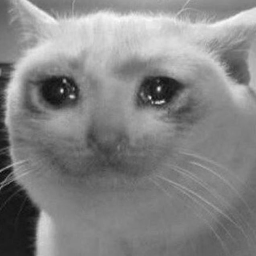
#> input picture 2021S - Digital Image Processing/hw4/hw4_sample_images/sample1.png, 256 x 256 px
$ python p1_halftoning.py
#> lines starting #> are read from the running program, lines starting #| are printed output that depends on the picture
import cv2
import numpy as np

#####################
##### Dithering #####
#####################
def gaussianNoise(img):
    rows = len(img)
    cols = len(img[0])
    mean = 0
    var = 5
    sigma = var ** 0.5
    gauss = np.random.normal(mean, sigma, [rows, cols])
    result = img + gauss
    # cv2.imwrite("noise_tmp.png", result)
    return result


def dithering(img, dither_matrix):
    rows = len(img)
    cols = len(img[0])
    nois_img = gaussianNoise(img)

    n = len(dither_matrix)
    threshold_matrix = 255*(dither_matrix+0.5)/(n**2)


    result = np.zeros((rows, cols))
    for i in range(rows):
        for j in range(cols):
            if(nois_img[i, j] > threshold_matrix[i%n, j%n]):
                result[i, j] = 255
    return result

def create_dither_matrix(n):
    if(n == 2):
        return np.array([[1, 2], [3, 0]])
    else:
        m = 4* create_dither_matrix(n/2)
        return np.concatenate( (np.concatenate((m + 1, m + 2), axis = 1), np.concatenate((m + 3, m), axis = 1)), axis = 0)

###########################
##### Error Diffusion #####
###########################
def error_diffusion(img, rules = 1):

    def diffuse_1(i, j):
        F[i+1, j] += E[i, j]*(7/16)
        F[i, j+1] += E[i, j]*(5/16)
        F[i+1, j+1] += E[i, j]*(1/16)
        if (i-1) >= 0 :
            F[i-1, j-1] += E[i, j]*(3/16)

    def diffuse_2(i, j):
        F[i, j+1] += E[i, j]*(7/48)
        F[i, j+2] += E[i, j]*(5/48)
        F[i+1, j] += E[i, j]*(7/48)
        F[i+2, j] += E[i, j]*(5/48)
        F[i+1, j+1] += E[i, j]*(5/48)
        F[i+2, j+1] += E[i, j]*(3/48)
        F[i+1, j+2] += E[i, j]*(3/48)
        F[i+2, j+2] += E[i, j]*(1/48)

        if (i-1) >= 0:
            F[i-1, j+1] += E[i, j]*(5/48)
            F[i-1, j+2] += E[i, j]*(3/48)
        if (i-2) >= 0:
            F[i-2, j+1] += E[i, j]*(3/48)
            F[i-2, j+2] += E[i, j]*(1/48)


    rows = len(img)
    cols = len(img[0])
    F = img / 255
    F = np.append(F, np.zeros((rows, 2)), axis = 1)
    F = np.append(F, np.zeros((2, cols + 2)), axis = 0)

    G = np.zeros((rows, cols))
    E = np.zeros((rows, cols))

    for i in range(rows):
        for j in range(cols):
            if(F[i, j] > 0.5):
                G[i, j] = 1
            E[i, j] = F[i, j] - G[i, j]
            if rules == 1:
                diffuse_1(i, j)
            else:
                diffuse_2(i, j)
    return G*255


img = cv2.imread("hw4_sample_images/sample1.png", 0)
#> img is the input picture: shape (256, 256); min 8, max 250, mean 132.5
output = dithering(img, create_dither_matrix(2))
#> in dithering, `rows = len(img)`: rows = 256
#> in gaussianNoise, `gauss = np.random.normal(mean, sigma, [rows, cols])`:
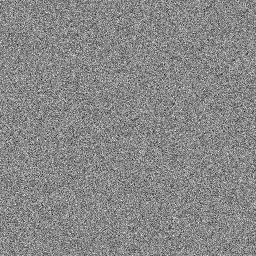
#> gauss: shape (256, 256) float64; min -10.85, max 9.48, mean -0.00845; drawn with min black and max white
#> in dithering, `n = len(dither_matrix)`: n = 2
#> in dithering, `threshold_matrix = 255*(dither_matrix+0.5)/(n**2)`: threshold_matrix = [[95.62, 159.4], [223.1, 31.88]]
#> after the loop in dithering, `for i in range(rows):`:
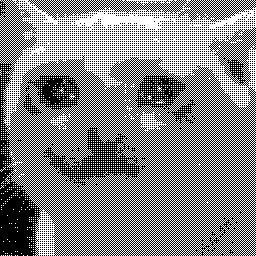
#> result: shape (256, 256) float64; 51.6% white; black in thin lines or dots
cv2.imwrite("result1.png", output)

output2 = dithering(img, create_dither_matrix(len(img)))
#> in gaussianNoise (call 2), `gauss = np.random.normal(mean, sigma, [rows, cols])`:
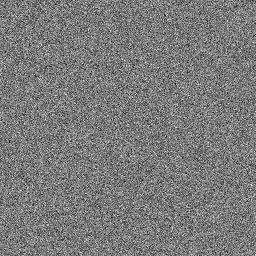
#> gauss: shape (256, 256) float64; min -8.9, max 9.58, mean 0.0235; drawn with min black and max white
#> in dithering (call 2), `n = len(dither_matrix)`: n = 256
#> after the loop in dithering (call 2), `for i in range(rows):`:
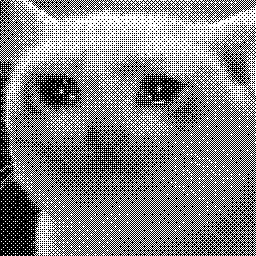
#> result: shape (256, 256) float64; 52% white; black in thin lines or dots
cv2.imwrite("result2.png", output2)

output3 = error_diffusion(img, 1)
#> after the loop in error_diffusion, `for i in range(rows):`:
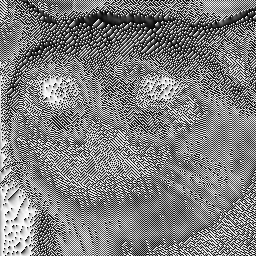
#> E: shape (256, 256) float64; min -0.5, max 0.5, mean -0.00275; drawn with min black and max white
#> after the loop in error_diffusion, `for i in range(rows):`: G: shape (256, 256) float64; values 0 (black) and 1 (white), 52% white; black in thin lines or dots
#> in error_diffusion, `return G*255`: returned value: shape (256, 256) float64; 52% white; black in thin lines or dots
cv2.imwrite("result3.png", output3)

output4 = error_diffusion(img, 2)
#> call 2 of error_diffusion, with rules = 2
#> after the loop in error_diffusion (call 2), `for i in range(rows):`:
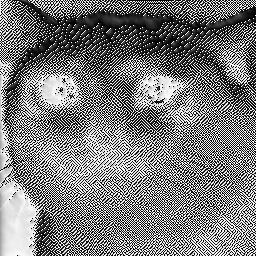
#> E: shape (256, 256) float64; min -0.5, max 0.5, mean -0.017; drawn with min black and max white
#> after the loop in error_diffusion (call 2), `for i in range(rows):`:
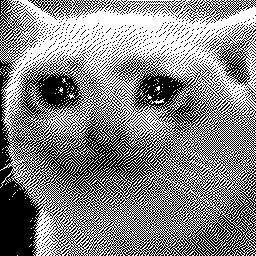
#> G: shape (256, 256) float64; values 0 (black) and 1 (white), 52.4% white; black in thin lines or dots
#> in error_diffusion (call 2), `return G*255`: returned value: shape (256, 256) float64; 52.4% white; black in thin lines or dots
cv2.imwrite("result4.png", output4)
